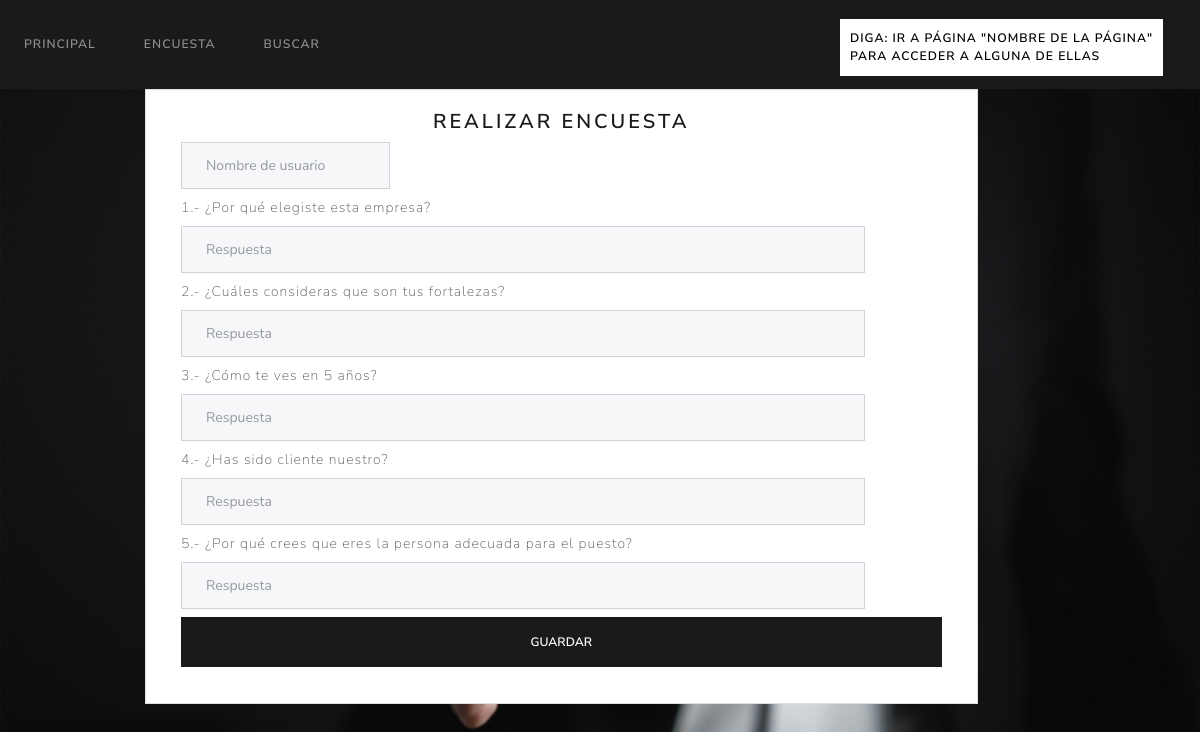
The page /encuesta.php on the database its author committed.
### tables this page shows
CREATE TABLE `preguntas` (
  `id` int(11) NOT NULL,
  `titulo` varchar(200) NOT NULL
);

### encuesta.php (the view, shortened to what this page needs)
<!DOCTYPE html>
<html lang="en">
<head>
    <link rel="stylesheet" href="https://bootswatch.com/4/lux/bootstrap.min.css">
    <link rel="stylesheet" href="https://cdnjs.cloudflare.com/ajax/libs/animate.css/4.0.0/animate.min.css">
    <link rel="stylesheet" href="css/styles.css">
    <link rel="stylesheet" href="css/styles2.css">
</head>
<body>
    <?php
        require("navbar.php")
    ?>
    <div class="container cont">
        <div class="card col-sm-9">
        <div class="pt-10">
            <form method="POST" class="card-body" id="encuesta-form">
                <h4 class="text-center">Realizar encuesta</h4>
                <div class="form-inline w-100">
                    <input type="text" name="userName" id="user" autocomplete="off" placeholder="Nombre de usuario" class="inp form-control ">
                </div>
                <div class="form-group">
                <?php
                    include "conexion.php";
                    $query1 = "SELECT * from preguntas where id = 1";
                    $res1 = mysqli_query($conectar,$query1);
                    $query2 = "SELECT * from preguntas where id = 2";
                    $res2 = mysqli_query($conectar,$query2);
                    $query3 = "SELECT * from preguntas where id = 3";
                    $res3 = mysqli_query($conectar,$query3);
                    $query4 = "SELECT * from preguntas where id = 4";
                    $res4 = mysqli_query($conectar,$query4);
                    $query5 = "SELECT * from preguntas where id = 5";
                    $res5 = mysqli_query($conectar,$query5);
                    while($resp = $res1->fetch_array()){
                ?>
                        <div class="pregunta">
                            <label class="mt-2"><?php echo $resp['id']?>.- <?php echo $resp['titulo']?></label>
                            <br>
                            <input type="text" name="answer1" id="answer1" placeholder="Respuesta" autocomplete="off" class="form-control">
                        </div>
                <?php
                    }
                    while($resp = $res2->fetch_array()){
                ?>
                        <div class="pregunta">
                            <label class="mt-2"><?php echo $resp['id']?>.- <?php echo $resp['titulo']?></label>
                            <br>
                            <input type="text" name="answer2" id="answer2" placeholder="Respuesta" autocomplete="off" class="form-control">
                        </div>
                <?php
                    }
                    while($resp = $res3->fetch_array()){
                ?>
                        <div class="pregunta">
                            <label class="mt-2"><?php echo $resp['id']?>.- <?php echo $resp['titulo']?></label>
                            <br>
                            <input type="text" name="answer3" id="answer3" placeholder="Respuesta" autocomplete="off" class="form-control">
                        </div>
                <?php
                    }
                    while($resp = $res4->fetch_array()){
                ?>
                        <div class="pregunta">
                            <label class="mt-2"><?php echo $resp['id']?>.- <?php echo $resp['titulo']?></label>
                            <br>
                            <input type="text" name="answer4" id="answer4" placeholder="Respuesta" autocomplete="off" class="form-control">
                        </div>
                <?php
                    }
                    while($resp = $res5->fetch_array()){
                ?>
                        <div class="pregunta">
                            <label class="mt-2"><?php echo $resp['id']?>.- <?php echo $resp['titulo']?></label>
                            <br>
                            <input type="text" name="answer5" id="answer5" placeholder="Respuesta" autocomplete="off" class="form-control">
                        </div>
                <?php
                    }
                ?>
                        <button type="submit" name="enviar" id="save" class="btn btn-primary btn-block mt-2 mb-0">Guardar</button>
                    </div>
                </div>
        </div>
        </div>
</body>
</html>

### navbar.php
<?php
echo '<nav class="navbar navbar-expand-lg navbar-dark bg-primary">
<ul class="navbar-nav mr-auto">
    <li class="nav-item">
        <a href="index.php" class="nav-link" id="principal">Principal</a>
    </li>
    <li class="nav-item">
        <a href="encuesta.php" class="nav-link" id="encuesta">Encuesta</a>
    </li>
    <li class="nav-item">
        <a href="buscar.php" class="nav-link" id="buscar">Buscar</a>
    </li>
</ul>
    <div class="float-right" style="position: absolute; margin-top: 5px; color: #000; left: 70%; padding: 10px; background-color:#fff">
        Diga: Ir a página "nombre de la página"<br> para acceder a alguna de ellas
    </div>
</nav>
'
?>

### styles.css (style rules this page uses)
body { background-image: url('../img/hand.jpeg'); background-repeat: no-repeat; background-size: cover; }

### styles2.css (style rules this page uses)
.card { margin-left: 100px; }

### encuesta.php (style rules this page uses)
.pregunta input { width: 90%; }

### rows shown on the page
preguntas: id "1", titulo "¿Por qué elegiste esta empresa?"
preguntas: id "2", titulo "¿Cuáles consideras que son tus fortalezas?"
preguntas: id "3", titulo "¿Cómo te ves en 5 años?"
preguntas: id "4", titulo "¿Has sido cliente nuestro?"
preguntas: id "5", titulo "¿Por qué crees que eres la persona adecuada para el puesto?"
